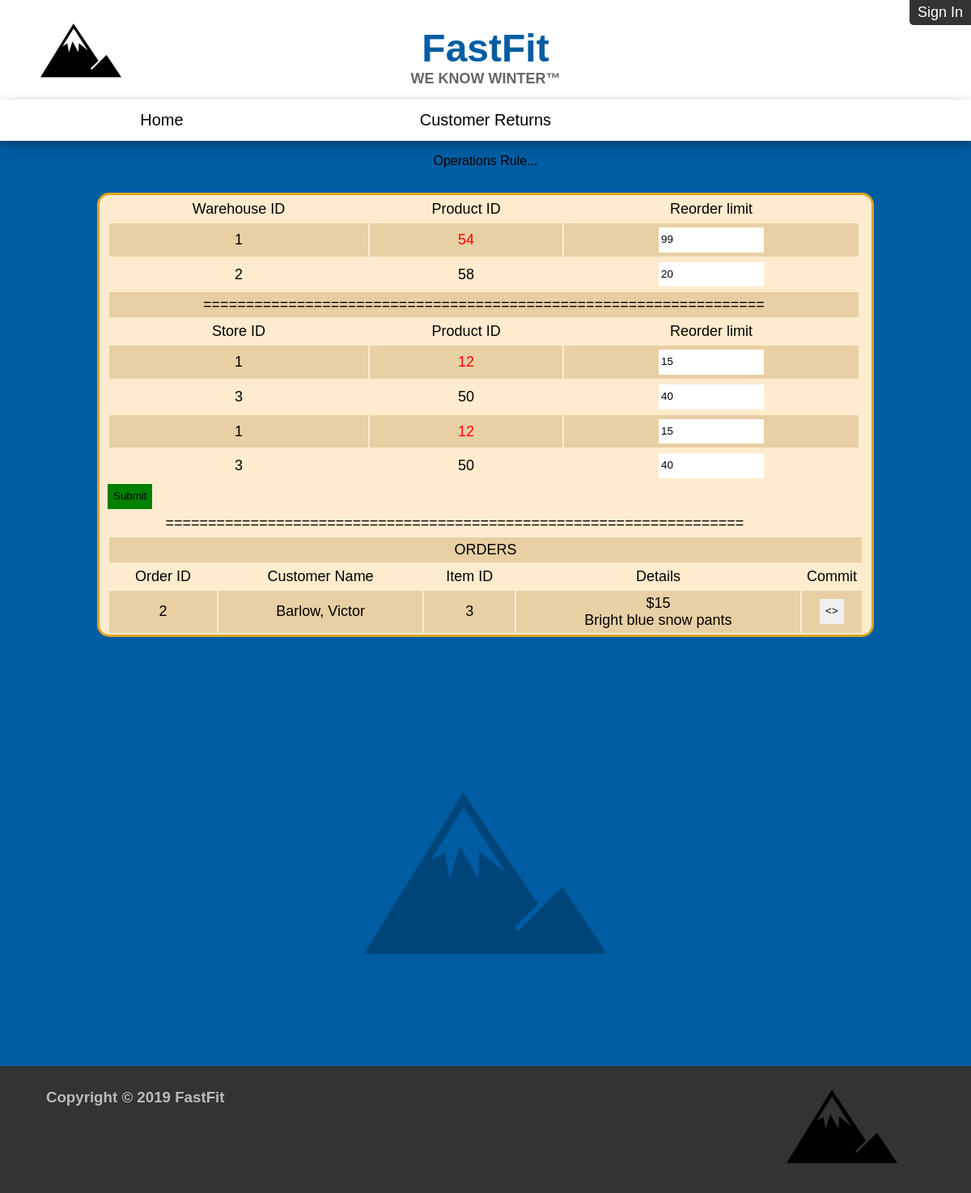
/operations.php, run on the app's committed database.
### tables this page shows
CREATE TABLE `warehouseinventory` (
  `WarehouseID` char(5) NOT NULL,
  `ProductID` char(10) NOT NULL,
  `Quantity` int(3) NOT NULL,
  `Reorder_Limit` int(2) NOT NULL
);

CREATE TABLE `storeinventory` (
  `StoreID` char(10) NOT NULL,
  `ItemID` char(10) NOT NULL,
  `StoreInventory_Quantity` int(3) NOT NULL,
  `Reorder_Limit` int(2) NOT NULL
);

CREATE TABLE `itemordered` (
  `OrderID` char(7) NOT NULL,
  `ItemID` char(10) NOT NULL,
  `Quantity` int(3) NOT NULL
);

CREATE TABLE `customer` (
  `Customer_ID` char(10) NOT NULL,
  `Customer_FirstName` varchar(15) NOT NULL,
  `Customer_LastName` varchar(25) NOT NULL,
  `Customer_Address1` varchar(30) NOT NULL,
  `Customer_City` varchar(25) NOT NULL,
  `Customer_Zip` char(5) NOT NULL,
  `Customer_State` varchar(20) NOT NULL,
  `Username` varchar(30) NOT NULL,
  `Password` varchar(30) NOT NULL,
  `Customer_Email` varchar(50) NOT NULL,
  `Customer_Phone` char(10) NOT NULL,
  `Notes` varchar(100) DEFAULT NULL
);

CREATE TABLE `item` (
  `ItemID` char(10) NOT NULL,
  `Category_ID` char(5) NOT NULL,
  `Item_Description` varchar(50) NOT NULL,
  `Price` double NOT NULL
);

### inventget.php (the view, shortened to what this page needs)
<?php
    include "database.php";
        $sql = "SELECT * FROM WAREHOUSEINVENTORY";
        $stmt = $pdo->prepare($sql);
        $stmt->execute();
        $warehouseID = array();
        array_push($warehouseID, $stmt->fetchAll(PDO::FETCH_COLUMN, 0));
        $sql = "SELECT * FROM STOREINVENTORY";
        $stmt = $pdo->prepare($sql);
        $stmt->execute();
        $storeID = array();
        array_push($storeID, $stmt->fetchAll(PDO::FETCH_COLUMN, 0));
        echo '<tr> <td> Warehouse ID </td> <td> Product ID </td> <td> Reorder limit </td></tr>';
        for($i = 0; $i<count($warehouseID[0]); $i++){
            $sql = "SELECT * FROM warehouseinventory WHERE warehouseID=:WID";
            $stmt = $pdo->prepare($sql);
            $stmt->execute(["WID" => $warehouseID[0][$i]]);
            $data = $stmt->fetchAll();
            for($o = 0; $o<count($data); $o++){
                if(count($data)>0){
                    if($data[$o][2]<$data[$o][3]){
                        echo '<tr>';
                        echo '<td>', $data[$o][1], '</td>';
                        echo '<td  style="color: red;">', $data[$o][2], '</td>';
                        echo '<td> <input name = "warehouselim[',$i,'][', $o,']" value="', $data[$o][3],'">';
                        echo '</tr>';
                    }
                    else{
                        echo '<tr>';
                        echo '<td>', $data[$o][1], '</td>';
                        echo '<td>', $data[$o][2], '</td>';
                        echo '<td> <input name = "warehouselim[',$i,'][', $o,']" value="', $data[$o][3],'">';
                        echo '</tr>';
                    }
                }
            }
        }
        echo '<tr><td colspan="3">==================================================================';
        echo '</td></tr><tr> <td> Store ID </td> <td> Product ID </td> <td> Reorder limit </td></tr>';
        for($i = 0; $i<count($storeID[0]); $i++){
            $sql = "SELECT * FROM storeinventory WHERE storeID=:STID";
            $stmt = $pdo->prepare($sql);
            $stmt->execute(["STID" => $storeID[0][$i]]);
            $data = $stmt->fetchAll();
            for($o = 0; $o<count($data); $o++){
                if(count($data)>0){
                    if($data[$o][2]<$data[$o][3]){
                        echo '<tr>';
                        echo '<td>', $data[$o][1], '</td>';
                        echo '<td  style="color: red;">', $data[$o][2], '</td>';
                        echo '<td> <input name = "storelim[',$i,'][', $o,']" value="', $data[$o][3],'">';
                        echo '</tr>';
                    }
                    else{
                        echo '<tr>';
                        echo '<td>', $data[$o][1], '</td>';
                        echo '<td>', $data[$o][2], '</td>';
                        echo '<td> <input name = "storelim[',$i,'][', $o,']" value="', $data[$o][3],'">';
                        echo '</tr>';
                    }
                }
            }
        }
?>

### operationsget.php (shortened to what this page needs)
<?php
    include "database.php";
        $sql = "SELECT * FROM order1 WHERE orderdate>DATE_SUB(curdate(), INTERVAL 31 DAY) AND Com=false";
        $stmt = $pdo->prepare($sql);
        $stmt->execute();
        $order1ID = $stmt->fetchAll();
        echo '<tr><td colspan=5>ORDERS</td></tr>
        <tr> <td> Order ID </td> <td> Customer Name </td> <td> Item ID </td> <td> Details </td><td>Commit</td></tr>';
        for($i = 0; $i<count($order1ID); $i++){
            $sql = "SELECT * FROM ITEMORDERED WHERE OrderID=:WID";
            $stmt = $pdo->prepare($sql);
            $stmt->execute(["WID" => $order1ID[$i][0]]);
            $data = $stmt->fetchAll();
            $sql = "SELECT * FROM CUSTOMER WHERE Customer_ID=:WID";
            $stmt = $pdo->prepare($sql);
            $stmt->execute(["WID" => $order1ID[$i][1]]);
            $cusInfo = $stmt->fetchAll();
            for($o = 0; $o<count($data); $o++){
                $sql = "SELECT * FROM ITEM WHERE ItemID=:WID";
                $stmt = $pdo->prepare($sql);
                $stmt->execute(["WID" => $data[$o][1]]);
                $ItemInfo = $stmt->fetchAll();
                if($o==0){
                    echo '<tr>';
                    echo '<td>', $data[$o][0], '</td>';
                    echo '<td>', $cusInfo[0][2],', ',$cusInfo[0][1], '</td>';
                    echo '<td>', $data[$o][1],'</td>';
                    echo '<td>$', $ItemInfo[0][3],'<br>',$ItemInfo[0][2],'</td>';
                    echo '<td> <input name = "order[',$i,']" type="submit" value="<>"> </td>';
                    echo '</tr>';
               }
            }
        }
?>

### baseCSS.css (style rules this page uses)
body { margin: 0px; background-color: #005da3; min-height: 100%; }
@media only screen and (min-width: 629px) { input, textarea { border: 1px solid transparent; resize: none; } }

### operations.php (style rules this page uses)
table td { padding: 5px 0; margin: 0; }
table tr:nth-child(even) { background-color: #e8cfa4; }
input { -webkit-box-sizing: border-box; -moz-box-sizing: border-box; box-sizing: border-box; resize: none; -moz-transition: none 0s ease 0s; line-height: 2em; }
@media only screen and (min-width: 629px) { #informationContainer form table th, td { padding: 5px; font-family: Bookman, sans-serif; font-size: 18px; text-align: center; } }
@media only screen and (min-width: 629px) { input { max-width: 130px; } }

### data on the page
warehouseinventory: ProductID "1", Quantity "54", Reorder_Limit "99"
warehouseinventory: ProductID "2", Quantity "58", Reorder_Limit "20"
storeinventory: ItemID "1", StoreInventory_Quantity "12", Reorder_Limit "15"
storeinventory: ItemID "3", StoreInventory_Quantity "50", Reorder_Limit "40"
itemordered: OrderID "2", ItemID "3"
customer: Customer_LastName "Barlow", Customer_FirstName "Victor"
item: Price "15", Item_Description "Bright blue snow pants"
